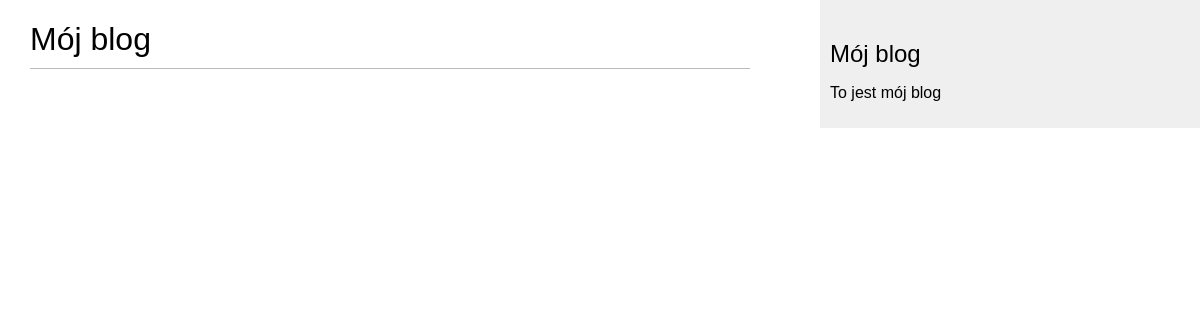
The page /blog/ on the database as committed earlier.
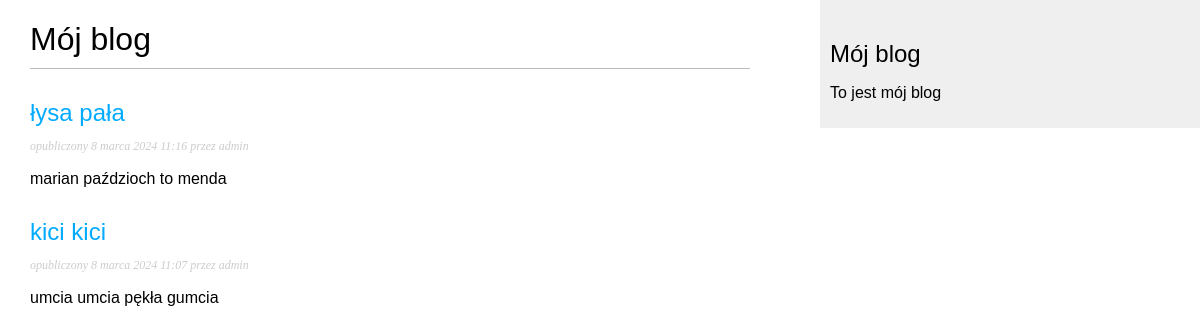
The same page on the database as committed later.
### blog/models.py (models this page shows, shortened)
class Post(models.Model):
    objects = models.Manager()
    published = PublishManager()
    title = models.CharField(max_length=250)
    body = models.TextField()
    publish = models.DateTimeField(default=timezone.now)
    created = models.DateTimeField(auto_now_add=True)
    updated = models.DateTimeField(auto_now=True)
    STATUS_CHOICES = (
        ('draft', 'Draft'),
        ('published', 'Opublikowany')
    )
    status = models.CharField(max_length=10, choices=STATUS_CHOICES,
                              default='draft')
    slug = models.SlugField(max_length=250, unique_for_date='publish')
    author = models.ForeignKey(User, on_delete=models.CASCADE, related_name='blog_posts')
    class Meta:
        ordering = ('-publish',)
    def get_absolute_url(self):
        return reverse('blog:post_detail', args=[self.publish.year,
                                                 self.publish.month,
                                                 self.publish.day,
                                                 self.slug])

### blog/views.py (the view)
# urls.py: path('', views.post_list, name='post_lists'),
def post_list(request):
    posts = Post.published.all()
    return render(request,  "blog/post/list.html", {"posts": posts})

### blog/models.py (called while the page is built)
    def get_queryset(self):
        return super(PublishManager,self).get_queryset().filter(status="published")

### blog/templates/blog/post/list.html (shortened to what this page needs)
{% extends "blog/base.html" %}
{% block content %}
    <h1>Mój blog</h1>
    {% for post in posts %}
        <h2><a href="{{ post.get_absolute_url }}">{{ post.title }}</a></h2>
        <p class="date">opubliczony {{ post.publish }} przez {{ post.author }}</p>
        {{ post.body|truncatewords:30|linebreaks }}
    {% endfor %}
{% endblock %}

Rows that differ between the two databases and show on the page:
added Post: title "łysa pała", publish "8 marca 2024 11:16", author "admin", body "marian paździoch to menda"
added Post: title "kici kici", publish "8 marca 2024 11:07", author "admin", body "umcia umcia pękła gumcia"
